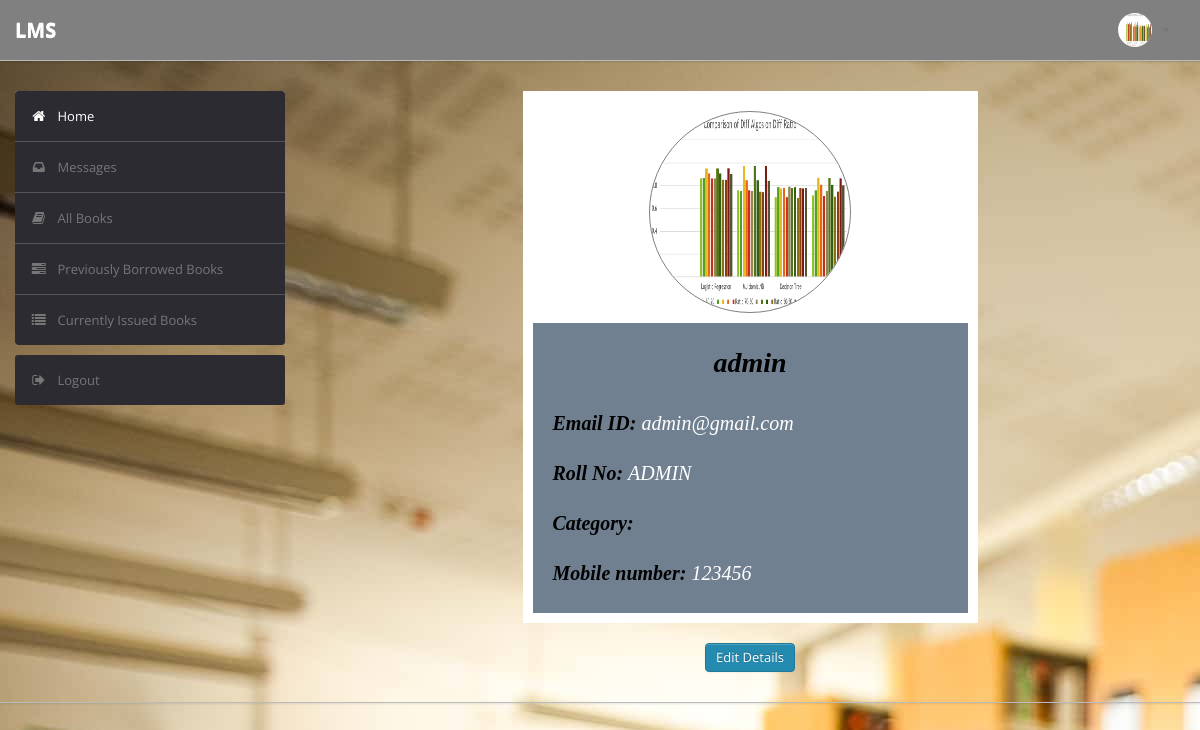
The page /student/index.php (signed in) on the database its author committed.
### tables this page shows
CREATE TABLE `user` (
  `RollNo` varchar(50) NOT NULL,
  `Name` varchar(50) DEFAULT NULL,
  `Type` varchar(50) DEFAULT NULL,
  `Category` varchar(50) DEFAULT NULL,
  `EmailId` varchar(50) DEFAULT NULL,
  `MobNo` bigint(11) DEFAULT NULL,
  `Password` varchar(50) DEFAULT NULL,
  `image` varchar(255) NOT NULL
);

### student/index.php (the view, shortened to what this page needs)
<?php
include 'others/header.php';
include 'others/topbar.php';
 ?>
        <div class="wrapper">
            <div class="container">
                <div class="row">
                    <div class="span3">
                       <?php include 'others/sidebar.php'; ?>
                    </div>
                    <div class="span9">
                    	<center>
                           	<div class="card" style="width: 50%; padding: 10px;">
                                 <?php
                                $rollno = $_SESSION['RollNo'];
                                $sql="select * from LMS.user where RollNo='$rollno'";
                                $result=$conn->query($sql);
                                $row=$result->fetch_assoc();
                                $name=$row['Name'];
                                $category=$row['Category'];
                                $email=$row['EmailId'];
                                $mobno=$row['MobNo'];
                                ?>
                    			<form method="post" enctype="multipart/form-data" id="form">
        <div class="profile-pic-div">
           <img  src="<?php
           if($row['image']=='') {
            echo "../images/user.jpg";
           } else{
            echo $row['image'];
           }
       ?>" id="photo">
        </div>
    </form>
                    			<div class="card-body">
                    				<i>
                    				<h1 class="card-title"><center><?php echo $name ?></center></h1>
                    				<br>
                    				<p><b>Email ID: </b><?php echo $email ?></p>
                    				<br>
                    				<p><b>Roll No: </B><?php echo $rollno ?></p>
                    				<br>
                    				<p><b>Category: </b><?php echo $category ?></p>
                    				<br>
                    				<p><b>Mobile number: </b><?php echo $mobno ?></p>
                                </i>
                    			</div>
                    		</div>
                            <br>
                            <a href="edit_student_details.php" class="btn btn-primary">Edit Details</a>
      					</center>
                    </div>
                </div>
            </div>
        </div>
<?php include 'others/footer.php'; ?>

### student/others/topbar.php (shortened to what this page needs)
<div class="navbar navbar-fixed-top">
    <div class="navbar-inner" style="background:gray;">
        <div class="container">
                <a class="brand" href="index.php" style="color:White;">LMS </a>
            <div class="nav-collapse collapse navbar-inverse-collapse">
                <ul class="nav pull-right">
                    <li class="nav-user dropdown"><a href="#" class="dropdown-toggle" data-toggle="dropdown">
                        <?php
            $aid=$_SESSION['RollNo'];
            $sql = "SELECT * FROM LMS.user WHERE RollNo='$aid'";
             $result = mysqli_query($conn, $sql);
               $row = mysqli_fetch_assoc($result);
                        ?>
                        <img style="background: white;"  src="<?php
                            if($row['image']=='') {
                             echo "../images/user.jpg";
                            } else{
                             echo $row['image'];
                            }
                        ?>" class="nav-avatar">
                        <b class="caret"></b></a>
                    </li>
                </ul>
            </div>
        </div>
    </div>
</div>

### student/css/theme.css (style rules this page uses)
.profile-pic-div { height: 200px; width: 200px; border-radius: 50%; overflow: hidden; border: 1px solid grey; margin: 10px 0px !important; }
#photo { height: 100%; width: 100%; }
body { font-size: 13px; font-family: 'Open Sans', Arial, sans-serif; background: url(../../images/lib.jpg) #eee; color: #777 }
h1, h2, h3, h4, h5, h6 { color: #333; margin-top: 0 }
h1 { font-size: 28px }
strong, b { color: #555 }
.wrapper { border-bottom: 1px solid #bbb; -webkit-box-shadow: 0 1px 2px rgba(0,0,0,0.1); -moz-box-shadow: 0 1px 2px rgba(0,0,0,0.1); box-shadow: 0 1px 2px rgba(0,0,0,0.1); padding: 30px 0 }
form { margin: 0 }
.navbar { position: static!important; margin: 0!important }
.navbar .navbar-inner { background: #fff; border-bottom: 1px solid #bbb; -webkit-box-shadow: 0 1px 2px rgba(0,0,0,0.15); -moz-box-shadow: 0 1px 2px rgba(0,0,0,0.15); box-shadow: 0 1px 2px rgba(0,0,0,0.15) }
.navbar .brand { color: #333; font-weight: bold; font-size: 20px; margin-right: 20px; padding: 20px }
.navbar .nav>li>a { padding: 20px 15px; font-weight: bold; color: #777 }
.nav-user>a { height: 20px }
.nav-avatar { width: 34px; height: 34px; margin: -7px 5px 0 0; -webkit-border-radius: 50%; -moz-border-radius: 50%; border-radius: 50% }
.btn, .btn-box { -webkit-border-radius: 3px; -moz-border-radius: 3px; border-radius: 3px }
.btn { font-size: 13px; font-weight: 600 }
.btn { display: inline-block; margin-bottom: 0; font-weight: 400; text-align: center; vertical-align: middle; cursor: pointer; background-image: none; border: 1px solid transparent; white-space: nowrap; padding: 4px 10px; font-size: 13px; line-height: 1.42857; border-radius: 4px; -webkit-user-select: none; -moz-user-select: none; -ms-user-select: none; user-select: none }
.btn-primary { color: #fff; background-color: #248aaf; border-color: #20799a }
.card { border: 2px; font-family: "Times New Roman", Times, serif; background: rgb(255, 255, 255); }
.card-body { padding: 20px; background: rgb(112, 128, 144); text-align: left; color: rgb(255, 255, 255); }
.card-body p { font-size: 20px; }
.card-body h1 { color: rgb(0, 0, 0); }
.card-body b { color: rgb(0, 0 , 0); }

### rows shown on the page
user: image (picture), Name "admin", EmailId "admin@gmail.com", MobNo "123456"

### other values the page prints
$rollno "ADMIN"
